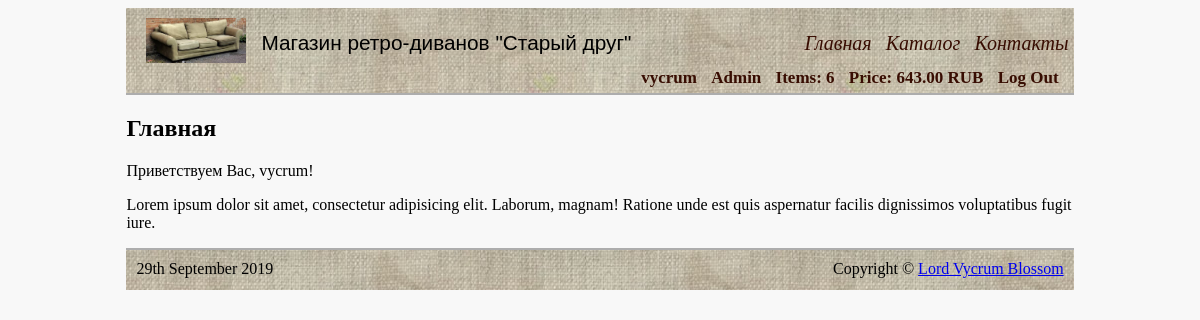
/ (signed in), run on an earlier commit of the app's database.
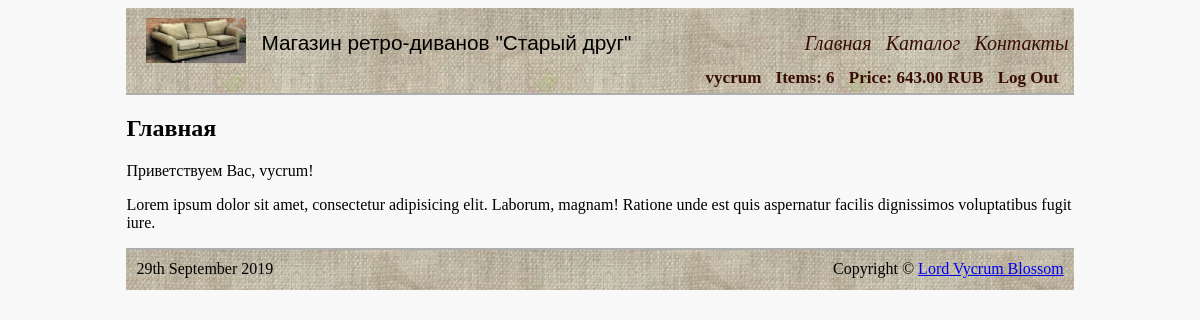
And on a later commit of the database.
### mainapp/views.py (the view)
# urls.py: path('', HomePageView.as_view(), name='main'),
class HomePageView(TemplateView):
    template_name = 'mainapp/index.html'

### authapp/models.py (called while the page is built)
    def __str__(self):
        return self.username

### basketapp/models.py (called while the page is built)
    @property
    def cost(self):
        return self.quantity * self.product.price

### mainapp/context__processors.py (called while the page is built)
def get_categories(request):
    return {'all_categories': ProductCategory.objects.all()}

def get_basket(request):
    basket = []
    quantity = None
    total_price = None
    if request.user.is_authenticated:
        basket = request.user.basket.select_related('product__category').all()
        quantity = sum(list(map(lambda item: item.quantity, basket)))
        total_price = sum(list(map(lambda item: item.cost, basket)))
    return {
        'basket': basket,
        'basket_quantity': quantity,
        'basket_total_price': total_price
    }

### templates/mainapp/index.html (shortened to what this page needs)
{% extends 'mainapp/base.html' %}
{% block content %}
    <div class="content">
        <h2>Главная</h2>
        <p>Приветствуем Вас, {{ user }}!</p>
        <p>
            Lorem ipsum dolor sit amet, consectetur adipisicing elit. Laborum, magnam! Ratione unde est quis aspernatur facilis dignissimos voluptatibus fugit iure.
        </p>
    </div>
{% endblock %}

### templates/mainapp/includes/inc_user.html (shortened to what this page needs)
<div class="user_auth">
    {% if user.is_authenticated %}
    <li>
        <a href="{% url 'auth:edit' %}">
            {{ user }}
        </a>
    </li>
    {% if user.is_superuser %}
    <li>
        <a href="{% url 'adminapp:admin_home' %}">Admin</a>
    </li>
    {% endif %}
    {% if basket %}
    <a href="{% url 'basket:view' %}" class="basket">
        <li>
            Items: {{ basket_quantity }}
        </li>
        <li>
            Price: {{ basket_total_price }} RUB
        </li>
    </a>
    {% endif %}
    <li>
        <a href="{% url 'auth:logout' %}">Log Out</a>
    </li>
    {% endif %}
</div>

What changed in the data, as far as the page shows it:
changed ShopUser "vycrum": is_superuser True → False (drawn)
Also different on the page:
text no longer shown: "Admin"
